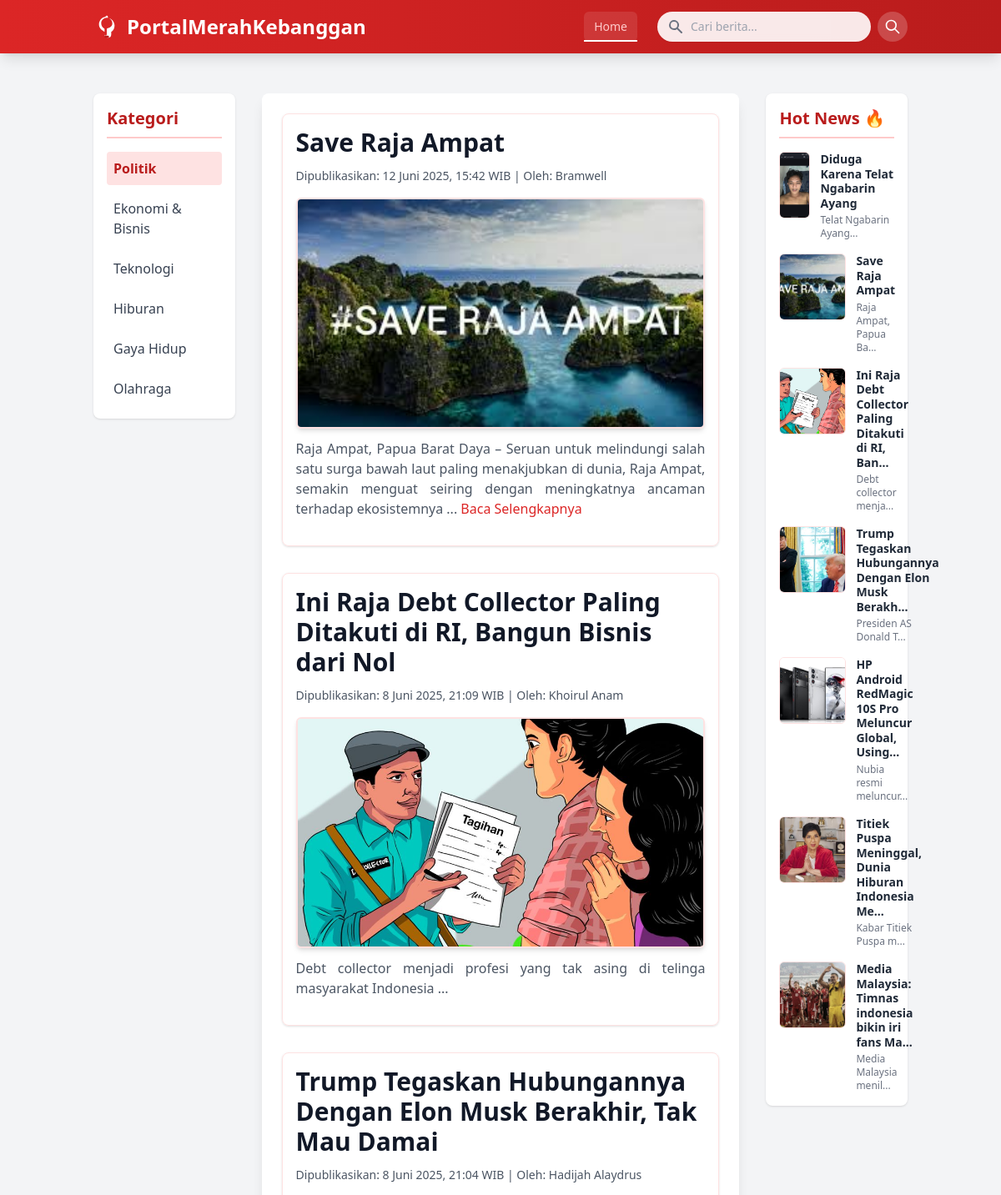
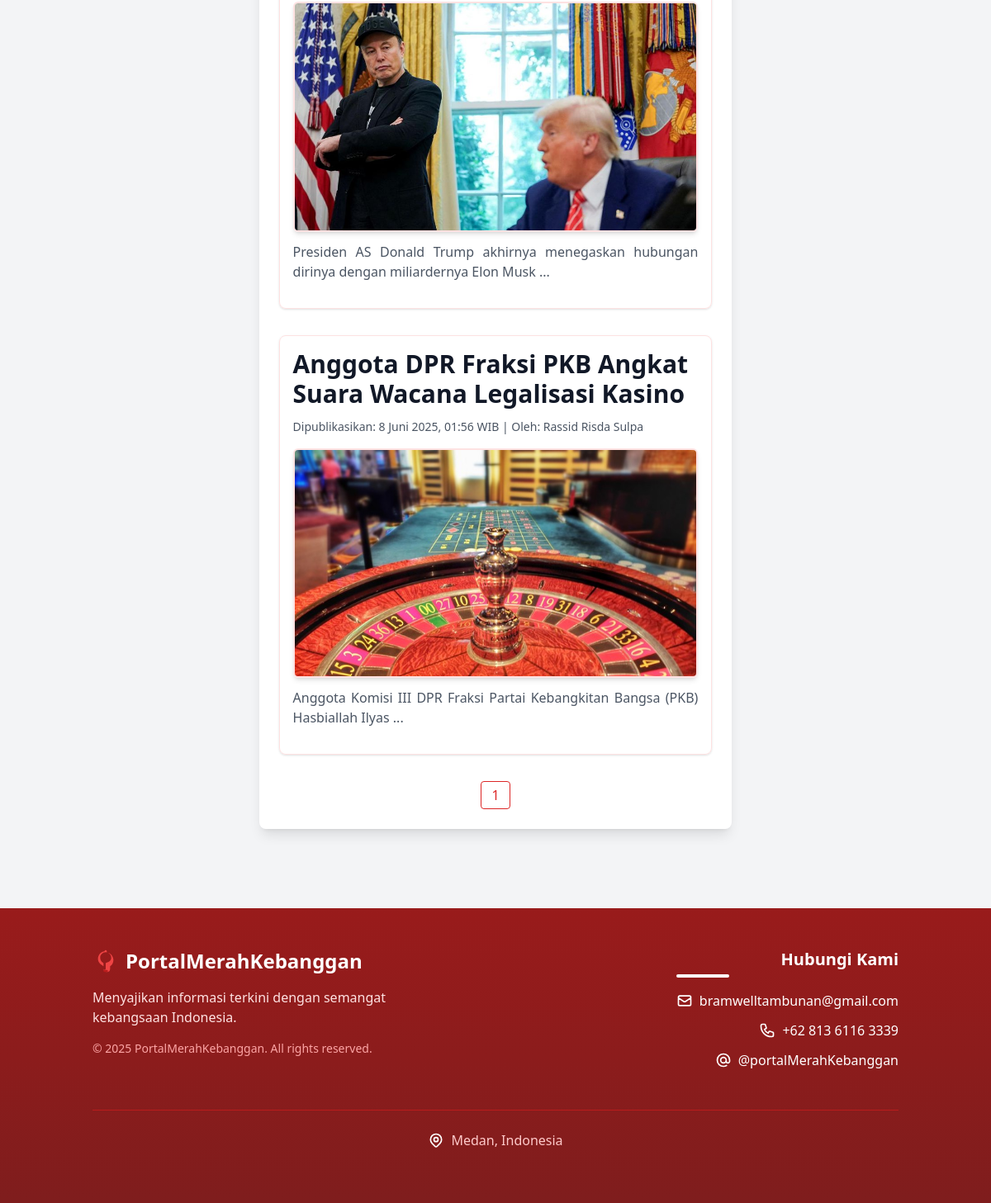
The app's page /?page=home&kategori=politik with its own data (2 pictures, top to bottom).
### tables this page shows
CREATE TABLE `berita` (
  `id` int(11) NOT NULL,
  `judul` varchar(100) NOT NULL,
  `description` text NOT NULL,
  `kategori` varchar(100) NOT NULL,
  `image` varchar(200) NOT NULL,
  `slug` text DEFAULT NULL,
  `author` varchar(250) DEFAULT NULL,
  `created_at` datetime NOT NULL DEFAULT current_timestamp(),
  `updated_at` datetime DEFAULT NULL
);

### controllers/BeritaControllers.php (called while the page is built, shortened)
<?php
if (!class_exists('BeritaControllers')) {
    class BeritaControllers {
        private $connect;
        public function __construct($dbConnection) {
            $this->connect = $dbConnection;
        }
        public function getBerita() {
            $stmt = $this->connect->prepare("SELECT id, judul, description, slug, author, image, kategori, created_at FROM berita ORDER BY created_at DESC");
            $stmt->execute();
            $result = $stmt->get_result();
            $berita = [];
            while ($row = $result->fetch_assoc()) {
                $berita[] = $row;
            }
            return $berita;
        }
        public function getBeritaOld($limit, $offset) {
            $stmt = $this->connect->prepare("SELECT id, judul, description, slug, author, image, kategori, created_at FROM berita ORDER BY created_at ASC LIMIT ? OFFSET ?");
            $stmt->bind_param("ii", $limit, $offset);
            $stmt->execute();
            $result = $stmt->get_result();
            $berita = [];
            while ($row = $result->fetch_assoc()) {
                $berita[] = $row;
            }
            return $berita;
        }
        public function getBeritaByKategori($kategori, $limit, $offset) {
            $stmt = $this->connect->prepare("SELECT id, judul, description, slug, author, image, kategori, created_at
                                            FROM berita WHERE kategori = ? ORDER BY created_at DESC LIMIT ? OFFSET ?");
            $stmt->bind_param("sii", $kategori, $limit, $offset);
            $stmt->execute();
            $result = $stmt->get_result();
            $berita = [];
            while ($row = $result->fetch_assoc()) {
                $berita[] = $row;
            }
            return $berita;
        }
        public function countBeritaByKategori($kategori) {
            $stmt = $this->connect->prepare("SELECT COUNT(*) as total FROM berita WHERE kategori = ?");
            $stmt->bind_param("s", $kategori);
            $stmt->execute();
            $result = $stmt->get_result();
            $row = $result->fetch_assoc();
            return isset($row['total']) ? (int)$row['total'] : 0;
        }
    }
}
?>

### pilihan/home.php (the view, shortened to what this page needs)
<?php
require_once __DIR__ . '/../config/db.php';
include_once __DIR__ . '/../controllers/BeritaControllers.php';
$beritaController = new BeritaControllers($connect);
$totalHotNews = $beritaController->countBerita();
$totalPages = ceil($totalHotNews / 4);
$halaman = isset($_GET['halaman']) && is_numeric($_GET['halaman']) ? (int)$_GET['halaman'] : 1;
$halaman = max($halaman, 1);
$offset = ($halaman - 1) * 4;
$beritaaaa = $beritaController->getBeritaOld(4, $offset);
function formatTimeTag($datetime) {
            $bulanIndo = [
                1 => 'Januari', 'Februari', 'Maret', 'April', 'Mei', 'Juni',
                'Juli', 'Agustus', 'September', 'Oktober', 'November', 'Desember'
            ];
            $timestamp = strtotime($datetime);
            $hari = date('j', $timestamp);
            $bulan = $bulanIndo[(int)date('n', $timestamp)];
            $tahun = date('Y', $timestamp);
            $jamMenit = date('H:i', $timestamp);
            $isoDatetime = date('Y-m-d\TH:i:s', $timestamp);
            $displayText = "{$hari} {$bulan} {$tahun}, {$jamMenit} WIB";
            return "<span>Dipublikasikan: <time datetime=\"{$isoDatetime}\">{$displayText}</time></span>";
        }
if (isset($_GET['query']) && !empty($_GET['query'])) {
    $query = $_GET['query'];
    $beritaaaa = $beritaController->searchBeritaBySlug($query, 4, $offset);
    $totalHotNews = $beritaController->countBeritaBySlug($query);
    $totalPages = ceil($totalHotNews / 4);
} else {
    $beritaaaa = $beritaController->getBeritaOld(4, $offset);
}
if (isset($_GET['kategori']) && !empty($_GET['kategori'])) {
    $kategori = $_GET['kategori'];
    $beritaaaa = $beritaController->getBeritaByKategori($kategori, 4, $offset);
    $totalHotNews = $beritaController->countBeritaByKategori($kategori);
    $totalPages = ceil($totalHotNews / 4);
} elseif (isset($_GET['query']) && !empty($_GET['query'])) {
    $query = $_GET['query'];
    $beritaaaa = $beritaController->searchBeritaBySlug($query, 4, $offset);
    $totalHotNews = $beritaController->countBeritaBySlug($query);
    $totalPages = ceil($totalHotNews / 4);
} else {
    $beritaaaa = $beritaController->getBeritaOld(4, $offset);
    $totalHotNews = $beritaController->countBerita();
    $totalPages = ceil($totalHotNews / 4);
}
?>
<!DOCTYPE html>
<html lang="id">
<head>
    <script src="https://cdn.tailwindcss.com"></script>
</head>
<body class="bg-gray-100 font-sans">
    <div class="container mx-auto px-4 sm:px-6 py-8">
        <div class="grid grid-cols-1 lg:grid-cols-5 gap-8">
            <?php include __DIR__ . '/../bagian/template/kategori.php'; ?>
            <main class="lg:col-span-3 bg-white p-6 rounded-lg shadow-lg animate-fadeIn space-y-8">
                <?php foreach ($beritaaaa as $item): ?>
                <article id="main-article-container"
                    class="border border-red-100 rounded-lg p-4 shadow hover:shadow-lg transition duration-300">
                    <h1 id="main-article-title" class="text-2xl md:text-3xl font-bold text-gray-900 mb-3">
                        <?= htmlspecialchars($item['judul']) ?>
                    </h1>
                    <div id="main-article-meta" class="text-sm text-gray-600 mb-4">
                        <?= formatTimeTag($item['created_at']) ?> |
                        <span>Oleh: <?= htmlspecialchars($item['author']) ?></span>
                    </div>
                    <figure id="main-article-figure" class="mb-4">
                        <img src="./upload/<?= htmlspecialchars($item['image']) ?>" alt="Detail"
                            class="w-full h-auto rounded-md shadow-md border-2 border-red-100 mb-3">
                        <?php
                            $deskripsiFull = strip_tags($item['description']);
                            $deskripsiPreview = $deskripsiFull;
                            $isLong = false;
                            if (strlen($deskripsiFull) > 200) {
                                $deskripsiPreview = substr($deskripsiFull, 0, 200) . '...';
                                $isLong = true;
                            }
                            ?>
                        <figcaption class="text-justify text-sm md:text-base text-gray-600 leading-relaxed mb-2">
                            <span class="deskripsi-preview">
                                <?= nl2br(htmlspecialchars($deskripsiPreview)) ?>
                            </span>
                            <?php if ($isLong): ?>
                            <a href="javascript:void(0);" class="text-red-600 hover:underline baca-selengkapnya">Baca
                                Selengkapnya</a>
                            <?php endif; ?>
                        </figcaption>
                    </figure>
                </article>
                <?php endforeach; ?>
                <div class="flex justify-center mt-8 space-x-2">
                    <?php for ($i = 1; $i <= $totalPages; $i++): ?>
                    <a href="?page=home&halaman=<?= $i ?>"
                        class="px-3 py-1 border <?= $i == $page ? 'bg-red-600 text-white' : 'bg-white text-red-600 border-red-600' ?> rounded hover:bg-red-700 hover:text-white transition">
                        <?= $i ?>
                    </a>
                    <?php endfor; ?>
                </div>
            </main>
            <?php include __DIR__ . '/../bagian/template/hotnews.php'; ?>
        </div>
    </div>
    <?php include __DIR__ . '/../bagian/template/footer.php'; ?>
</body>
</html>

### bagian/template/hotnews.php (shortened to what this page needs)
<?php
require_once __DIR__ . '/../../config/db.php';
include_once __DIR__ . '/../../controllers/BeritaControllers.php';
$beritaController = new BeritaControllers($connect);
$perPage = 7;
$page = isset($_GET['page']) ? (int)$_GET['page'] : 1;
$page = max($page, 1);
$hotNews = $beritaController->getBerita();
$offset = ($page - 1) * $perPage;
$hotNews = array_slice($hotNews, $offset, $perPage);
function truncateText($text, $maxLength) {
    if (strlen($text) <= $maxLength) {
        return $text;
    }
    return substr($text, 0, $maxLength) . '...';
}
?>
<aside class="lg:col-span-1 animate-fadeIn" style="animation-delay: 0.4s;">
    <div class="bg-white p-4 rounded-lg shadow">
        <h2 class="text-xl font-semibold text-red-700 mb-4 border-b-2 border-red-200 pb-2">Hot News 🔥</h2>
        <div id="hot-news-list" class="space-y-4">
            <?php foreach ($hotNews as $item): ?>
            <div class="hot-news-item flex items-start space-x-3 group">
                <img src="./upload/<?= htmlspecialchars($item['image']) ?>" alt="Thumbnail"
                    class="w-20 h-20 object-cover rounded-md border border-red-100 group-hover:opacity-80">
                <div>
                    <a href="index.php?page=respon&slug=<?= urlencode($item['slug']) ?>"
                        class="hot-news-title text-sm font-semibold text-gray-800 hover:text-red-600 leading-tight block">
                        <?= htmlspecialchars(truncateText($item['judul'], 50)) ?>
                    </a>
                    <p class="text-xs text-gray-500 mt-1">
                        <?= htmlspecialchars(truncateText($item['description'], 20)) ?>
                    </p>
                </div>
            </div>
            <?php endforeach; ?>
        </div>
    </div>
</aside>

### pilihan/home.php (style rules this page uses)
.animate-fadeIn { animation: fadeIn 0.5s ease-out forwards; }

### records on screen
berita: judul "Save Raja Ampat", created_at "12 Juni 2025, 15:42 WIB", author "Bramwell", image (picture), description "Raja Ampat, Papua Barat Daya – Seruan untuk melindungi salah satu surga bawah laut paling menakjubkan di dunia, Raja Ampat, semakin menguat seiring dengan meningkatnya ancaman terhadap ekosistemnya ...", description "Raja Ampat, Papua Ba..."
berita: judul "Ini Raja Debt Collector Paling Ditakuti di RI, Bangun Bisnis dari Nol", created_at "8 Juni 2025, 21:09 WIB", author "Khoirul Anam", image (picture), description "Debt collector menjadi profesi yang tak asing di telinga masyarakat Indonesia ...", judul "Ini Raja Debt Collector Paling Ditakuti di RI, Ban...", description "Debt collector menja..."
berita: judul "Trump Tegaskan Hubungannya Dengan Elon Musk Berakhir, Tak Mau Damai", created_at "8 Juni 2025, 21:04 WIB", author "Hadijah Alaydrus", image (picture), description "Presiden AS Donald Trump akhirnya menegaskan hubungan dirinya dengan miliardernya Elon Musk ...", judul "Trump Tegaskan Hubungannya Dengan Elon Musk Berakh...", description "Presiden AS Donald T..."
berita: judul "Anggota DPR Fraksi PKB Angkat Suara Wacana Legalisasi Kasino", created_at "8 Juni 2025, 01:56 WIB", author "Rassid Risda Sulpa", image (picture), description "Anggota Komisi III DPR Fraksi Partai Kebangkitan Bangsa (PKB) Hasbiallah Ilyas ..."
berita: image (picture), judul "Diduga Karena Telat Ngabarin Ayang", description "Telat Ngabarin Ayang..."
berita: image (picture), judul "HP Android RedMagic 10S Pro Meluncur Global, Using...", description "Nubia resmi meluncur..."
berita: image (picture), judul "Titiek Puspa Meninggal, Dunia Hiburan Indonesia Me...", description "Kabar Titiek Puspa m..."
berita: image (picture), judul "Media Malaysia: Timnas indonesia bikin iri fans Ma...", description "Media Malaysia menil..."
